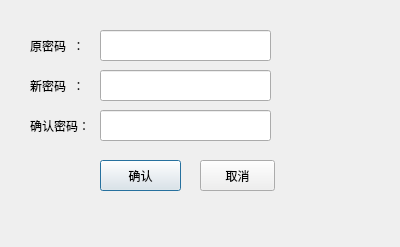
<?xml version="1.0" encoding="UTF-8"?>
<ui version="4.0">
 <class>change_password</class>
 <widget class="QDialog" name="change_password">
  <property name="geometry">
   <rect>
    <x>0</x>
    <y>0</y>
    <width>400</width>
    <height>247</height>
   </rect>
  </property>
  <property name="windowTitle">
   <string>Dialog</string>
  </property>
  <widget class="QLabel" name="label">
   <property name="geometry">
    <rect>
     <x>30</x>
     <y>30</y>
     <width>61</width>
     <height>31</height>
    </rect>
   </property>
   <property name="text">
    <string>原密码  ：</string>
   </property>
  </widget>
  <widget class="QLineEdit" name="lineEdit">
   <property name="geometry">
    <rect>
     <x>100</x>
     <y>30</y>
     <width>171</width>
     <height>31</height>
    </rect>
   </property>
  </widget>
  <widget class="QLabel" name="label_2">
   <property name="geometry">
    <rect>
     <x>30</x>
     <y>70</y>
     <width>61</width>
     <height>31</height>
    </rect>
   </property>
   <property name="text">
    <string>新密码  ：</string>
   </property>
  </widget>
  <widget class="QLineEdit" name="lineEdit_2">
   <property name="geometry">
    <rect>
     <x>100</x>
     <y>70</y>
     <width>171</width>
     <height>31</height>
    </rect>
   </property>
  </widget>
  <widget class="QLabel" name="label_3">
   <property name="geometry">
    <rect>
     <x>30</x>
     <y>110</y>
     <width>61</width>
     <height>31</height>
    </rect>
   </property>
   <property name="text">
    <string>确认密码：</string>
   </property>
  </widget>
  <widget class="QLineEdit" name="lineEdit_3">
   <property name="geometry">
    <rect>
     <x>100</x>
     <y>110</y>
     <width>171</width>
     <height>31</height>
    </rect>
   </property>
  </widget>
  <widget class="QPushButton" name="pushButton_ok">
   <property name="geometry">
    <rect>
     <x>100</x>
     <y>160</y>
     <width>81</width>
     <height>31</height>
    </rect>
   </property>
   <property name="text">
    <string>确认</string>
   </property>
  </widget>
  <widget class="QPushButton" name="pushButton_cancell">
   <property name="geometry">
    <rect>
     <x>200</x>
     <y>160</y>
     <width>75</width>
     <height>31</height>
    </rect>
   </property>
   <property name="text">
    <string>取消</string>
   </property>
  </widget>
 </widget>
 <resources/>
 <connections/>
</ui>
